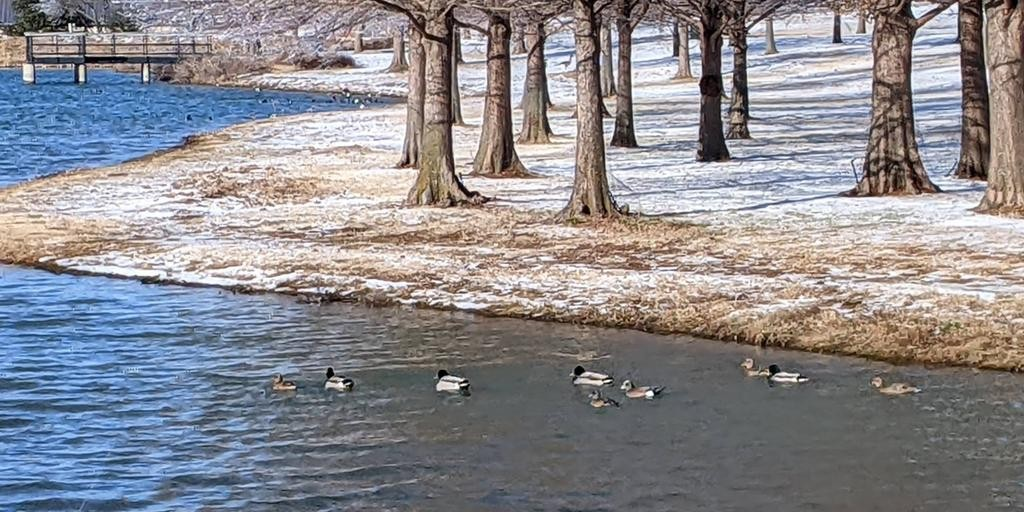
#> input picture ducks.png, 1024 x 512 px, found by its file name
$ python LeGall_wavelet_in_color.py
#> lines starting #> are read from the running program, lines starting #| are printed output that depends on the picture
### LeGall_wavelet/TimCogan_LeGall_wavelet.py
# Based on Tim Cogen's blog post LeGall-Tabatabai wavelet transform (https://tim.cogan.dev/lgt-wavelet/)
# minor additions and corrections in this version are marked with code comments (###)
### 'imports' added
import numpy as np
from numpy import ndarray
from typing import List, Tuple
from scipy.ndimage import convolve

class WaveletImage:
    def __init__(self, image: ndarray, axis: int = 1, levels: int = 2) -> None:
        self.axis = axis
        self.lo, self.hi = self.transform(image, self.axis, levels)

    @property
    def pixels(self) -> ndarray:
        lo = norm_image(self.lo if isinstance(self.lo, ndarray) else self.lo.pixels)
        hi = norm_image(self.hi if isinstance(self.hi, ndarray) else self.hi.pixels)
        return np.concatenate([lo, hi], axis=self.axis)

    @staticmethod
    def convolve(x: ndarray, kernel: List[int], axis: int, index: int) -> ndarray:
        k = np.array([kernel])
        if axis == 0:
            k = k.T
        y = convolve(x, k, mode="mirror")
        if axis == 0:
            return y[index::2]
        elif axis == 1:
            return y[:, index::2]
        else:
            raise ValueError(f"axis '{axis}' must be 0 or 1")

    def lowpass(self, x: ndarray, axis: int) -> ndarray:
        return self.convolve(x, [-1, 2, 6, 2, -1], axis, 1)

    def highpass(self, x: ndarray, axis: int) -> ndarray:
        return self.convolve(x, [-1, 2, -1], axis, 0)

    def inv_lowpass(self, x: ndarray, axis: int) -> ndarray:
        return self.convolve(x, [-1, 1, -1], axis, 1)

    def inv_highpass(self, x: ndarray, axis: int) -> ndarray:
        return self.convolve(x, [-4, 4, 24, 4, -4], axis, 0)

    def inverse_transform(self) -> ndarray:
        lo: ndarray = self.lo if isinstance(self.lo, ndarray) else self.lo.inverse_transform()
        hi: ndarray = self.hi if isinstance(self.hi, ndarray) else self.hi.inverse_transform()
        x = interleave(hi, lo, self.axis)
        x_evens = self.inv_highpass(x, self.axis) // 64 * 2 ### factor 2 is required to save the brightness of recovered image
        x_odds = self.inv_lowpass(x, self.axis) // 8 * 2    ### with wavelet levels param value > 3
        return interleave(x_evens, x_odds, self.axis)

    def transform(self, x: ndarray, axis: int, levels: int) -> Tuple[ndarray, ndarray]:
        lo = self.lowpass(x / 2, axis)
        hi = self.highpass(x / 2, axis)
        lo = WaveletImage(lo, abs(axis - 1), levels - axis) if levels else lo
        hi = WaveletImage(hi, axis=0, levels=0) if axis == 1 else hi
        return lo, hi

### norm_image, interleave defs added are borrowed from the code found in https://tim.cogan.dev/wavelet/
def norm_image(x: ndarray) -> ndarray:
    return (x - x.min()) / (x.max() - x.min())


def interleave(a: ndarray, b: ndarray, axis: int) -> ndarray:
    rows, cols = a.shape
    rows, cols = (rows * 2, cols) if axis == 0 else (rows, cols * 2)
    out = np.empty((rows, cols), dtype=a.dtype)
    if axis == 0:
        out[0::2] = a
        out[1::2] = b
    elif axis == 1:
        out[:, 0::2] = a
        out[:, 1::2] = b
    else:
        raise ValueError("interleave only supports axis of 0 or 1")
    return out

### LeGall_wavelet/LeGall_wavelet_in_color.py

import numpy as np
import imageio
import matplotlib.pyplot as plt
from TimCogan_LeGall_wavelet import WaveletImage
import PIL.Image

sourceimage = imageio.v3.imread("ducks.png")
#> sourceimage is the input picture: shape (512, 1024, 3); mean R, G, B 139.9, 138.5, 143.4
plt.figure("Source image")
plt.imshow(sourceimage)
plt.show()

fig, (ax1, ax2, ax3) = plt.subplots(3, 1)
ax1.set_xticks([])
ax1.set_yticks([])
ax2.set_xticks([])
ax2.set_yticks([])
ax3.set_xticks([])
ax3.set_yticks([])

fig.suptitle("Wavelet decomposition")

lvls=3

red = sourceimage.flatten()[0::3].reshape(sourceimage.shape[0:2])
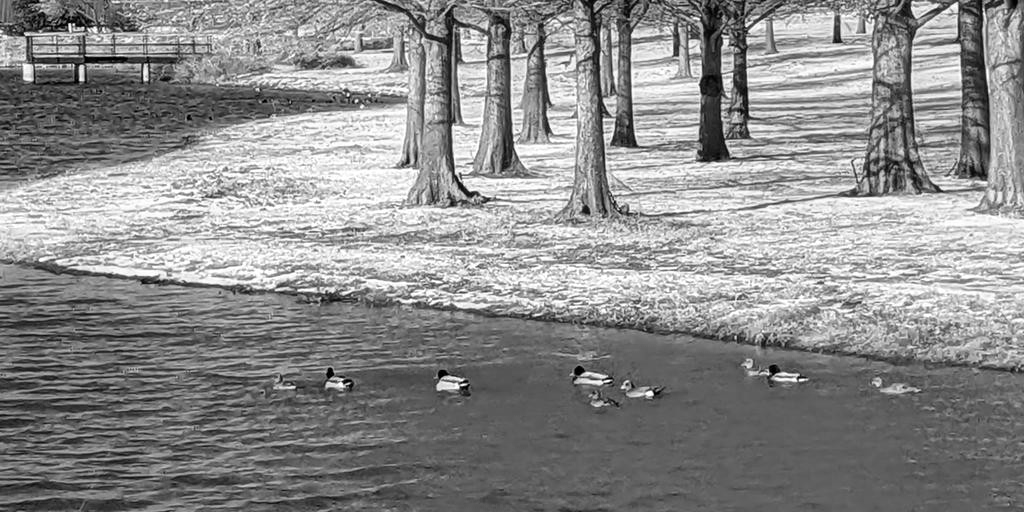
#> red: shape (512, 1024); min 0, max 255, mean 139.9
reddecomp = WaveletImage(np.asarray(red), levels=lvls)
#> in convolve, `y = convolve(x, k, mode="mirror")`:
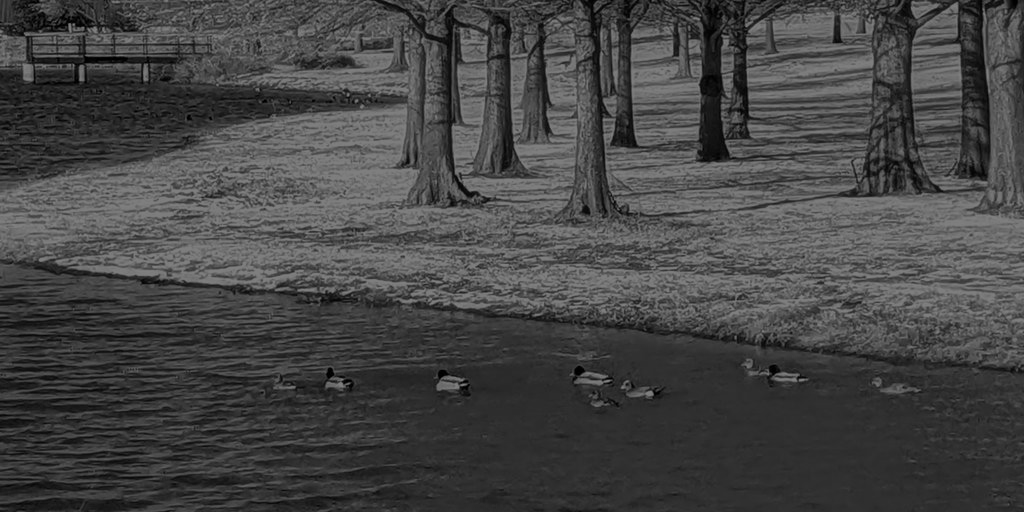
#> x: shape (512, 1024) float64; min 0, max 127.5, mean 69.9
#> in convolve (call 12), `y = convolve(x, k, mode="mirror")`:
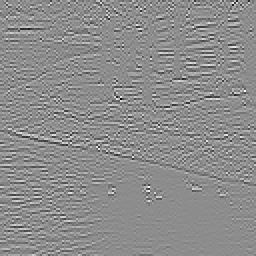
#> y: shape (128, 128) float64 (shown 2 times larger); min -228985.9, max 185529.8, mean -23.9; drawn with min black and max white
#> in convolve (call 13), `y = convolve(x, k, mode="mirror")`:
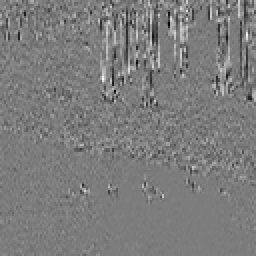
#> y: shape (128, 128) float64 (shown 2 times larger); min -185233.4, max 193457.2, mean -42.1; drawn with min black and max white
#> in convolve (call 14), `y = convolve(x, k, mode="mirror")`:
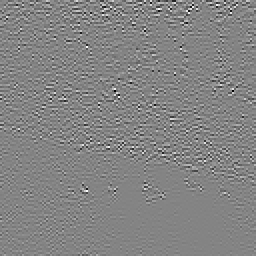
#> y: shape (128, 128) float64 (shown 2 times larger); min -51343.9, max 47837.1, mean 0.5; drawn with min black and max white
#> in convolve (call 16), `y = convolve(x, k, mode="mirror")`:
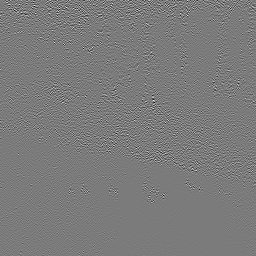
#> y: shape (256, 256) float64; min -2620.9, max 2794.1, mean 0; drawn with min black and max white
#> in convolve (call 18), `return y[index::2]`:
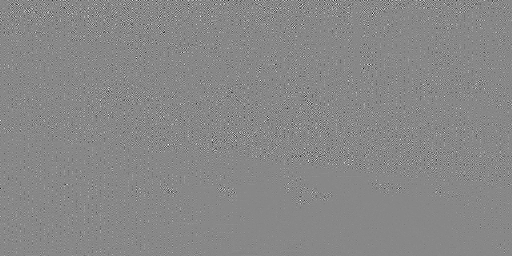
#> returned value: shape (256, 512) float64; min -57.25, max 50.25, mean 0; drawn with min black and max white

ax1.imshow(reddecomp.pixels, cmap="Reds")

green = sourceimage.flatten()[1::3].reshape(sourceimage.shape[0:2])
greendecomp = WaveletImage(np.asarray(green), levels=lvls)

ax2.imshow(greendecomp.pixels, cmap="Greens")

blue = sourceimage.flatten()[2::3].reshape(sourceimage.shape[0:2])
bluedecomp = WaveletImage(np.asarray(blue), levels=lvls)

ax3.imshow(bluedecomp.pixels, cmap="Blues")

plt.tight_layout()
plt.show()

plt.figure("Recovered image")
redrecovered = reddecomp.inverse_transform().astype(np.uint8)
greenrecovered = greendecomp.inverse_transform().astype(np.uint8)
bluerecovered = bluedecomp.inverse_transform().astype(np.uint8)
colorimagedata = np.dstack([redrecovered, greenrecovered, bluerecovered])
recoveredimage = PIL.Image.fromarray(colorimagedata, "RGB")
plt.imshow(recoveredimage)
plt.show()
